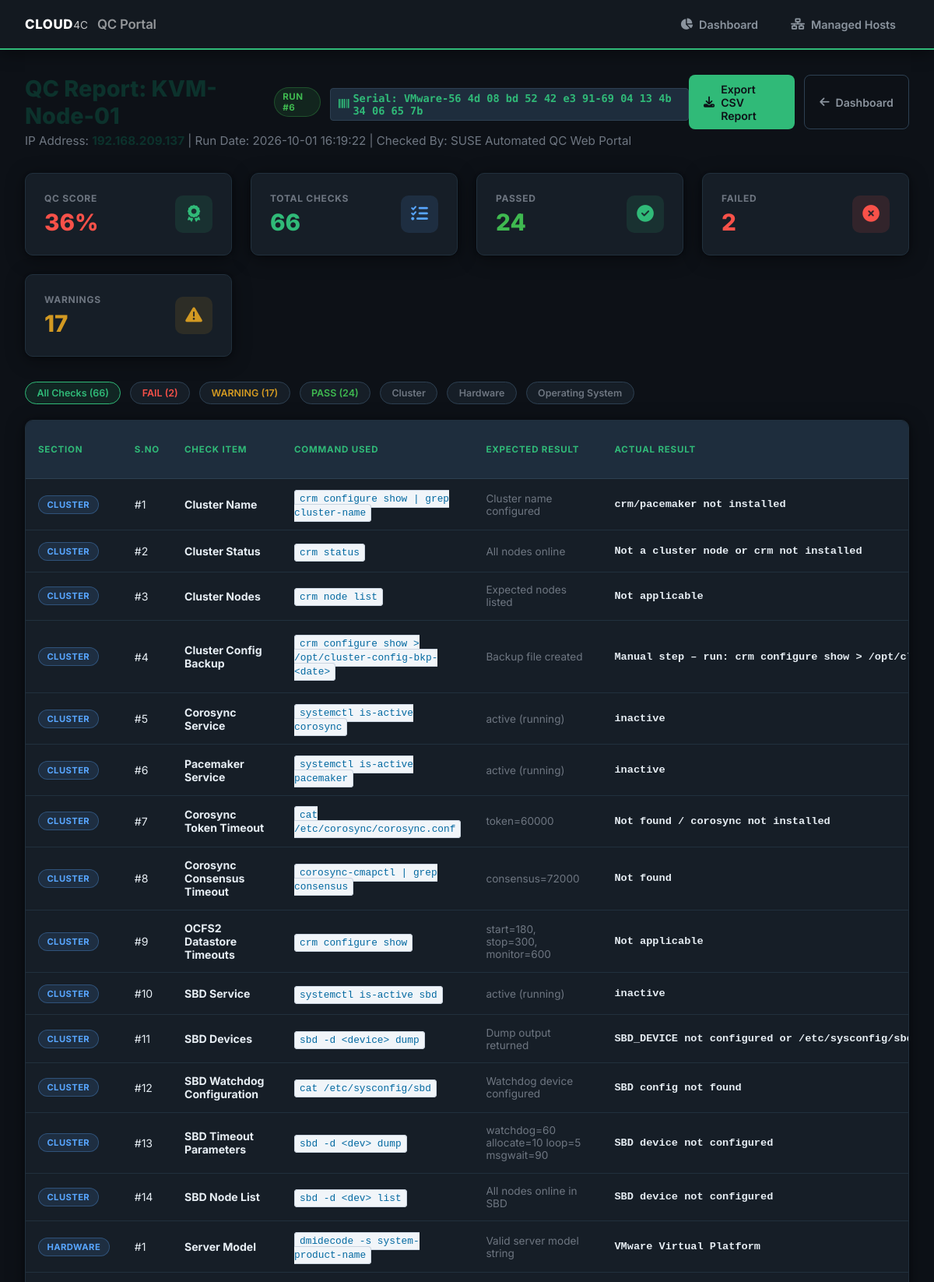
The app's page /reports/6 (upper part) with its own data.
### tables this page shows
CREATE TABLE hosts (
                id INTEGER PRIMARY KEY AUTOINCREMENT,
                name TEXT NOT NULL,
                ip TEXT NOT NULL UNIQUE,
                port INTEGER DEFAULT 22,
                username TEXT DEFAULT 'root',
                auth_type TEXT DEFAULT 'key',
                ssh_key_path TEXT,
                password_enc TEXT,
                created_at TIMESTAMP DEFAULT CURRENT_TIMESTAMP
            , serial_number TEXT DEFAULT 'N/A');

CREATE TABLE qc_runs (
                id INTEGER PRIMARY KEY AUTOINCREMENT,
                host_id INTEGER NOT NULL,
                started_at TIMESTAMP DEFAULT CURRENT_TIMESTAMP,
                finished_at TIMESTAMP,
                total_checks INTEGER DEFAULT 0,
                pass_count INTEGER DEFAULT 0,
                fail_count INTEGER DEFAULT 0,
                warn_count INTEGER DEFAULT 0,
                na_count INTEGER DEFAULT 0,
                info_count INTEGER DEFAULT 0,
                score TEXT DEFAULT '0%',
                status TEXT DEFAULT 'running',
                raw_log TEXT DEFAULT '', serial_number TEXT DEFAULT 'N/A',
                FOREIGN KEY (host_id) REFERENCES hosts (id) ON DELETE CASCADE
            );

CREATE TABLE qc_checks (
                id INTEGER PRIMARY KEY AUTOINCREMENT,
                run_id INTEGER NOT NULL,
                section TEXT,
                sno INTEGER,
                check_item TEXT,
                command_used TEXT,
                expected TEXT,
                actual TEXT,
                status TEXT,
                notes TEXT,
                FOREIGN KEY (run_id) REFERENCES qc_runs (id) ON DELETE CASCADE
            );

### app/routes/main.py (the view)
@main_bp.route('/reports/<int:run_id>')
def report_detail(run_id):
    db = get_db()
    cursor = db.cursor()
    cursor.execute('''
        SELECT r.*, h.name as host_name, h.ip as host_ip, h.username as host_user, h.serial_number as host_serial
        FROM qc_runs r
        JOIN hosts h ON r.host_id = h.id
        WHERE r.id = ?
    ''', (run_id,))
    run = cursor.fetchone()
    if not run:
        flash('Report not found.', 'danger')
        return redirect(url_for('main.dashboard'))
    cursor.execute('SELECT * FROM qc_checks WHERE run_id = ? ORDER BY section ASC, sno ASC', (run_id,))
    checks = cursor.fetchall()
    sections = sorted(list(set(c['section'] for c in checks)))
    return render_template('report.html', run=run, checks=checks, sections=sections)

### app/db.py (called while the page is built)
def get_db():
    if 'db' not in g:
        g.db = sqlite3.connect(
            current_app.config['DATABASE'],
            detect_types=sqlite3.PARSE_DECLTYPES
        )
        g.db.row_factory = sqlite3.Row
    return g.db

### app/templates/report.html (shortened to what this page needs)
{% extends 'base.html' %}
{% block content %}
<div style="display: flex; justify-content: space-between; align-items: flex-start; margin-bottom: 2rem;">
    <div>
        <div style="display: flex; align-items: center; gap: 0.75rem; margin-bottom: 0.3rem;">
            <h1 style="font-size: 1.8rem; font-weight: 800; color: var(--suse-dark-green);">
                QC Report: {{ run.host_name }}
            </h1>
            <span class="status-badge PASS">Run #{{ run.id }}</span>
            <span class="serial-tag-badge" style="font-size: 0.85rem; padding: 0.25rem 0.6rem;">
                <i class="fa-solid fa-barcode"></i> Serial: {{ run.serial_number or 'N/A' }}
            </span>
        </div>
        <p style="color: var(--text-muted); font-size: 0.95rem;">
            IP Address: <strong style="color: var(--suse-dark-green);">{{ run.host_ip }}</strong> | Run Date: {{ run.started_at }} | Checked By: SUSE Automated QC Web Portal
        </p>
    </div>
    <div style="display: flex; gap: 0.75rem;">
        <a href="{{ url_for('main.download_report_csv', run_id=run.id) }}" class="btn btn-primary">
            <i class="fa-solid fa-download"></i> Export CSV Report
        </a>
        <a href="{{ url_for('main.dashboard') }}" class="btn btn-outline">
            <i class="fa-solid fa-arrow-left"></i> Dashboard
        </a>
    </div>
</div>
<div class="stats-grid">
    <div class="stat-card">
        <div class="stat-info">
            <div class="stat-label">QC Score</div>
            <div class="stat-value" style="color: {% if '100%' in run.score or '9' in run.score %}var(--pass-color){% else %}var(--fail-color){% endif %};">
                {{ run.score }}
            </div>
        </div>
        <div class="stat-icon green">
            <i class="fa-solid fa-award"></i>
        </div>
    </div>
    <div class="stat-card">
        <div class="stat-info">
            <div class="stat-label">Total Checks</div>
            <div class="stat-value">{{ run.total_checks }}</div>
        </div>
        <div class="stat-icon blue">
            <i class="fa-solid fa-list-check"></i>
        </div>
    </div>
    <div class="stat-card">
        <div class="stat-info">
            <div class="stat-label">Passed</div>
            <div class="stat-value" style="color: var(--pass-color);">{{ run.pass_count }}</div>
        </div>
        <div class="stat-icon green">
            <i class="fa-solid fa-circle-check"></i>
        </div>
    </div>
    <div class="stat-card">
        <div class="stat-info">
            <div class="stat-label">Failed</div>
            <div class="stat-value" style="color: var(--fail-color);">{{ run.fail_count }}</div>
        </div>
        <div class="stat-icon red">
            <i class="fa-solid fa-circle-xmark"></i>
        </div>
    </div>
    <div class="stat-card">
        <div class="stat-info">
            <div class="stat-label">Warnings</div>
            <div class="stat-value" style="color: var(--warn-color);">{{ run.warn_count }}</div>
        </div>
        <div class="stat-icon amber">
            <i class="fa-solid fa-triangle-exclamation"></i>
        </div>
    </div>
</div>
<div class="filter-bar">
    <button class="filter-btn active" data-filter="all">All Checks ({{ checks|length }})</button>
    <button class="filter-btn" data-filter="FAIL" style="color: var(--fail-color);">FAIL ({{ run.fail_count }})</button>
    <button class="filter-btn" data-filter="WARNING" style="color: var(--warn-color);">WARNING ({{ run.warn_count }})</button>
    <button class="filter-btn" data-filter="PASS" style="color: var(--pass-color);">PASS ({{ run.pass_count }})</button>
    {% for s in sections %}
        <button class="filter-btn" data-filter="{{ s }}">{{ s }}</button>
    {% endfor %}
</div>
<div class="table-card">
    <div class="table-responsive">
        <table>
            <thead>
                <tr>
                    <th style="width: 120px;">Section</th>
                    <th style="width: 50px;">S.No</th>
                    <th>Check Item</th>
                    <th>Command Used</th>
                    <th>Expected Result</th>
                    <th>Actual Result</th>
                </tr>
            </thead>
            <tbody id="report-table-body">
                {% for c in checks %}
                <tr data-status="{{ c.status }}" data-section="{{ c.section }}">
                    <td>
                        <span class="status-badge INFO" style="font-size: 0.7rem;">{{ c.section }}</span>
                    </td>
                    <td>#{{ c.sno }}</td>
                    <td><strong>{{ c.check_item }}</strong></td>
                    <td><code style="background: #f1f5f9; border: 1px solid #cbd5e1; padding: 3px 6px; border-radius: 4px; font-size: 0.8rem; color: #0369a1;">{{ c.command_used }}</code></td>
                    <td style="font-size: 0.85rem; color: var(--text-muted);">{{ c.expected }}</td>
                    <td style="font-size: 0.85rem; font-weight: 600; font-family: monospace;">{{ c.actual }}</td>
                </tr>
                {% else %}
                <tr>
                    <td colspan="8" style="text-align: center; color: var(--text-muted); padding: 2rem;">
                        No check items found for this report.
                    </td>
                </tr>
                {% endfor %}
            </tbody>
        </table>
    </div>
</div>
{% endblock %}

### records on screen
hosts: host_name "KVM-Node-01", host_ip "192.168.209.137"
qc_runs: id "6", serial_number "VMware-56 4d 08 bd 52 42 e3 91-69 04 13 4b 34 06 65 7b", started_at "2026-10-01 16:19:22", score "36%", total_checks "66", pass_count "24", fail_count "2", warn_count "17"
qc_checks: section "Cluster", section "CLUSTER", sno "1", check_item "Cluster Name", command_used "crm configure show | grep cluster-name", expected "Cluster name configured", actual "crm/pacemaker not installed"
qc_checks: section "Hardware", section "HARDWARE", sno "1", check_item "Server Model", command_used "dmidecode -s system-product-name", expected "Valid server model string", actual "VMware Virtual Platform"
qc_checks: section "Operating System"
qc_checks: section "CLUSTER", sno "2", check_item "Cluster Status", command_used "crm status", expected "All nodes online", actual "Not a cluster node or crm not installed"
qc_checks: section "CLUSTER", sno "3", check_item "Cluster Nodes", command_used "crm node list", expected "Expected nodes listed", actual "Not applicable"
qc_checks: section "CLUSTER", sno "4", check_item "Cluster Config Backup", command_used "crm configure show > /opt/cluster-config-bkp-<date>", expected "Backup file created", actual "Manual step – run: crm configure show >…"
qc_checks: section "CLUSTER", sno "5", check_item "Corosync Service", command_used "systemctl is-active corosync", expected "active (running)", actual "inactive"
qc_checks: section "CLUSTER", sno "6", check_item "Pacemaker Service", command_used "systemctl is-active pacemaker", expected "active (running)", actual "inactive"
qc_checks: section "CLUSTER", sno "7", check_item "Corosync Token Timeout", command_used "cat /etc/corosync/corosync.conf", expected "token=60000", actual "Not found / corosync not installed"
qc_checks: section "CLUSTER", sno "8", check_item "Corosync Consensus Timeout", command_used "corosync-cmapctl | grep consensus", expected "consensus=72000", actual "Not found"
qc_checks: section "CLUSTER", sno "9", check_item "OCFS2 Datastore Timeouts", command_used "crm configure show", expected "start=180, stop=300, monitor=600", actual "Not applicable"
qc_checks: section "CLUSTER", sno "10", check_item "SBD Service", command_used "systemctl is-active sbd", expected "active (running)", actual "inactive"
qc_checks: section "CLUSTER", sno "11", check_item "SBD Devices", command_used "sbd -d <device> dump", expected "Dump output returned", actual "SBD_DEVICE not configured or…"
qc_checks: section "CLUSTER", sno "12", check_item "SBD Watchdog Configuration", command_used "cat /etc/sysconfig/sbd", expected "Watchdog device configured", actual "SBD config not found"
qc_checks: section "CLUSTER", sno "13", check_item "SBD Timeout Parameters", command_used "sbd -d <dev> dump", expected "watchdog=60 allocate=10 loop=5 msgwait=90", actual "SBD device not configured"
qc_checks: section "CLUSTER", sno "14", check_item "SBD Node List", command_used "sbd -d <dev> list", expected "All nodes online in SBD", actual "SBD device not configured"

### other values on screen
{{ checks|length }} "66"
